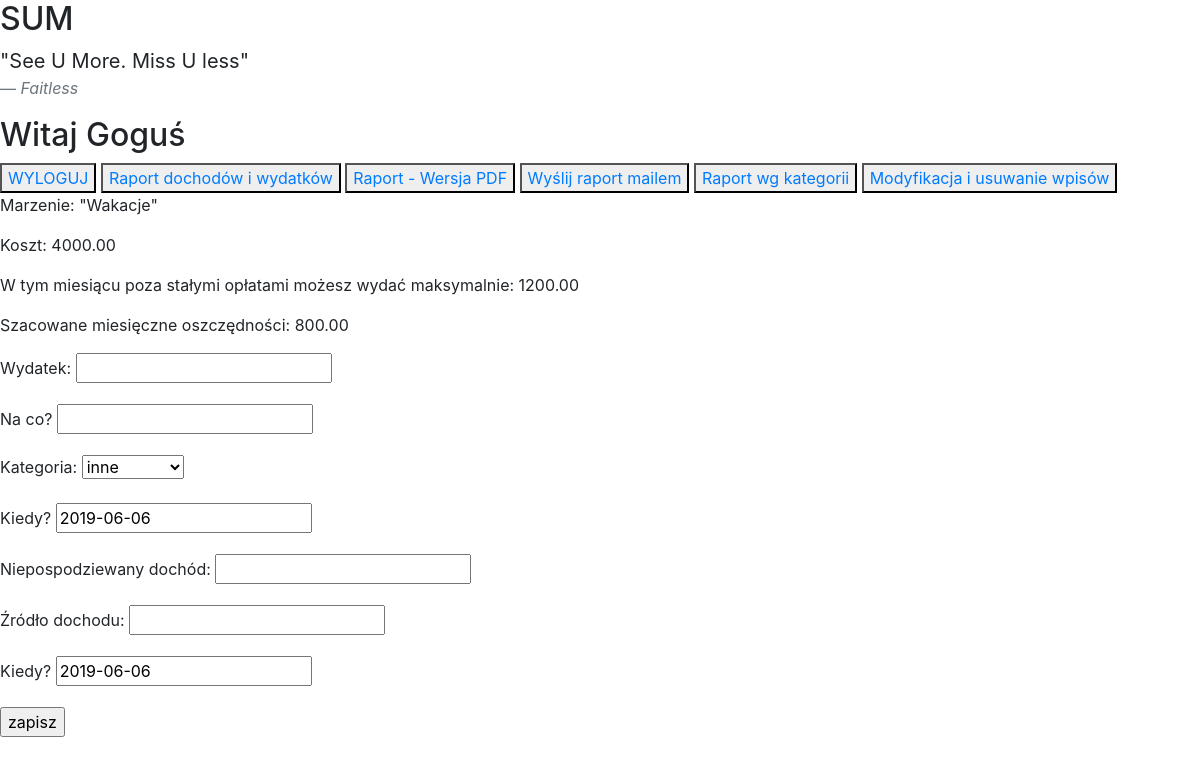
/daily_calculation/2 (signed in), run on the app's committed database.
### sumapp/models.py (models this page shows)
class Dream(models.Model):
    dream = models.CharField(max_length=120, null=False)
    price = models.DecimalField(max_digits=10, decimal_places=2, null=False)
    user = models.ForeignKey(User, on_delete=models.CASCADE, default=None)
    def __str__(self):
        return self.dream

class SteadyData(models.Model):
    enter_savings = models.DecimalField(max_digits=20,decimal_places= 2, default=0)
    new_savings = models.DecimalField(max_digits=20,decimal_places= 2, default=0)
    enter_all_unregular_expese_you_may_spend = models.DecimalField(max_digits=10, decimal_places=2, default=0)
    new_all_unregular_expese_you_may_spend = models.DecimalField(max_digits=10, decimal_places=2, default=0)
    login_check = models.IntegerField()
    monthly_savings = models.DecimalField(max_digits=20,decimal_places= 2, default=0)
    user = models.ForeignKey(User, on_delete=models.CASCADE, default=None)

### sumapp/views.py (the view, shortened to what this page needs)
# urls.py: path('daily_calculation/<int:id>', views.DailyCalculation.as_view(), name = 'daily-calculation'),
class DailyCalculation(LoginRequiredMixin, View):
    def get(self, request, id):
        dream = Dream.objects.get(user_id=id)
        dream_price = dream.price
        savings = SteadyData.objects.get(user_id = id)
        all_unregular_expese_you_may_spend_get = SteadyData.objects.get(user_id = id)
        all_unregular_expese_you_may_spend = all_unregular_expese_you_may_spend_get.new_all_unregular_expese_you_may_spend
        if all_unregular_expese_you_may_spend > 0:
            ctx = {'form': DailyCalculationForm(),
                   'unregular_expanse': all_unregular_expese_you_may_spend,
                   'dream': dream,
                   'price': dream_price,
                   'savings': savings.new_savings
                   }
        income_expense = IncomeExpense.objects.last()
        if income_expense:
            if all_unregular_expese_you_may_spend > 0:
                count_savings = income_expense.additional_expense + savings.enter_savings
                if count_savings >= savings.enter_savings:
                    savings.new_savings = savings.enter_savings
                else:
                    savings.new_savings = savings.enter_savings - income_expense.additional_expense + income_expense.additional_income
                    ctx = {'form': DailyCalculationForm(),
                       'unregular_expanse': 0,
                       'dream': dream,
                       'price': dream_price,
                       'savings': savings.new_savings
                                }
        else:
            ctx = {'form': DailyCalculationForm(),
                   'unregular_expanse': all_unregular_expese_you_may_spend,
                   'dream': dream,
                   'price': dream_price,
                   'savings': savings.new_savings
                   }
        return render(request, 'sumapp/daily-calculation.html', ctx)

### sumapp/forms.py
class DailyCalculationForm(forms.Form):
    daily_expanse = forms.DecimalField(label='Wydatek', required=False)
    for_what = forms.CharField(label='Na co?', required=False)
    category = forms.ChoiceField(label="Kategoria", choices=CATEGORY, required=False)
    date_expanse = forms.DateField(label= 'Kiedy?', initial=datetime.date.today)
    unxpected_income = forms.DecimalField(label='Niepospodziewany dochód', required=False)
    from_who = forms.CharField(label='Źródło dochodu', required=False)
    date_income = forms.DateField(label= 'Kiedy?', initial=datetime.date.today)

### sumapp/views.py (called while the page is built)
    def __call__(self, request):
        return self.get_response(request)

### sumapp/templates/sumapp/daily-calculation.html (shortened to what this page needs)
{% extends 'sumapp/base.html' %}
{% load crispy_forms_tags %}
{% block content %}
<button> <a href="{% url 'sum/sumapp:logout'%}"> WYLOGUJ </a> </button>
    <button> <a href="{% url 'sum/sumapp:raport' user.id %}">Raport dochodów i wydatków</a> </button>
    <button><a href="{% url 'sum/sumapp:pdf' user.id  %}"> Raport - Wersja PDF </a></button>
    <button><a href="{% url 'sum/sumapp:mail' user.id %}"> Wyślij raport mailem </a></button>
    <button><a href="{% url 'sum/sumapp:raport-category' user.id %}"> Raport wg kategorii </a></button>
 <button> <a href="{% url 'sum/sumapp:modify-raport' user.id %}"> Modyfikacja i usuwanie wpisów </a> </button>
<form method="post">
     <p> Marzenie: "{{dream}}"</p>
     <p>Koszt: {{price}}</p>
      <p>W tym miesiącu poza stałymi opłatami możesz wydać maksymalnie: {{unregular_expanse}}</p>
     <p> Szacowane miesięczne oszczędności: {{savings}}</p>
    {{ form.as_p }}
    <input type="submit" value="zapisz">
</form>
{% endblock %}

### sumapp/templates/sumapp/base.html (shortened to what this page needs)
<html>
    <head><meta charset=UTF-8">
    <link rel="stylesheet" href="https://stackpath.bootstrapcdn.com/bootstrap/4.3.1/css/bootstrap.min.css">
    </head>
    <body>
    <blockquote class="blockquote">
    <h2> SUM </h2>
  <p class="mb-0">"See U More. Miss U less"</p>
  <footer class="blockquote-footer"><cite title="Source Title">Faitless</cite></footer>
</blockquote>
        {% if user.is_authenticated %}
           <h2> Witaj {{ user.username }} </h2>
        {% endif %}
        {% block content %}
        {% endblock %}
    </body>
</html>

### data on the page
Dream: dream "Wakacje", price "4000.00"
SteadyData: new_all_unregular_expese_you_may_spend "1200.00", new_savings "800.00"

### other printed values
{{ user.username }} "Goguś"
